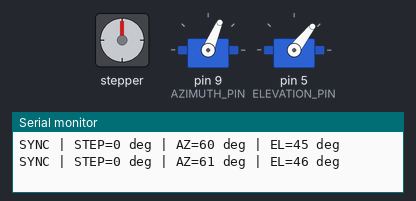
The sketch below on a simulated Arduino Uno, built with avr-gcc and run on an emulated ATmega328P. Parts: stepper motor, 2 × servo, the last lines printed to the serial monitor. Wiring (inferred from the names in the program): stepper motor (2048 steps per turn assumed): coils A0, A1, A2, A3.

Above: at 0.98 s.
At 5.8 s:
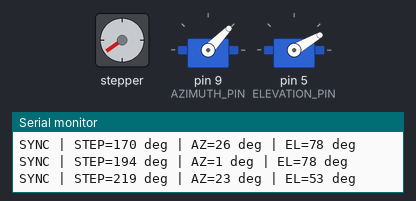
At 10.6 s:
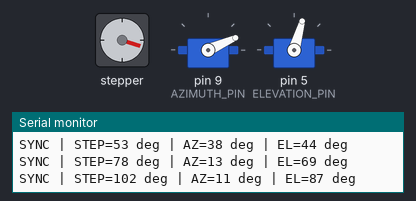
At 20.22 s:
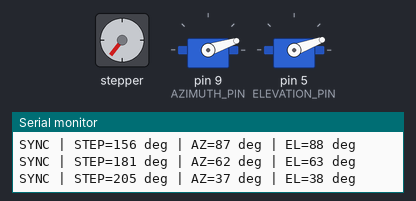
At 29.84 s:
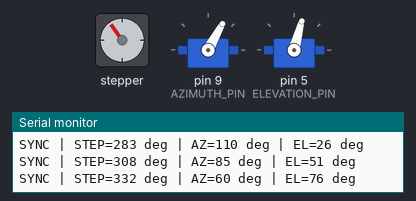
At 39.78 s:
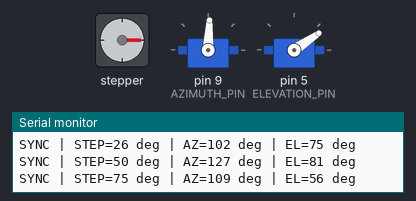
Timing chart, 0 to 40.0 s (numbered marks = the images above):
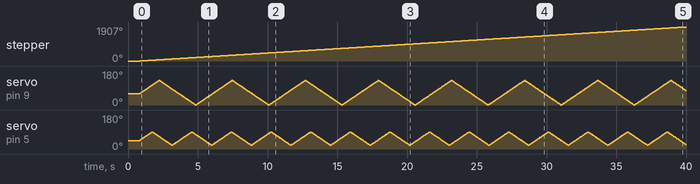

Measured:
- by itself, stepper: keeps turning clockwise at about 49°/s

The sketch:

10_stepper_dual_servo_sync_test.ino
```cpp
/*
  10_stepper_dual_servo_sync_test
  Synchronized motion test for:
  - 28BYJ-48 + ULN2003 stepper
  - Azimuth servo
  - Elevation servo
*/

#include <Servo.h>

#define STEPPER_IN1 A0
#define STEPPER_IN2 A1
#define STEPPER_IN3 A2
#define STEPPER_IN4 A3

#define AZIMUTH_PIN 9
#define ELEVATION_PIN 5

#define ZERO_AZIMUTH_ANGLE 60
#define ZERO_ELEVATION_ANGLE 45

#define AZIMUTH_MIN_ANGLE 0
#define AZIMUTH_MAX_ANGLE 130
#define ELEVATION_MIN_ANGLE 20
#define ELEVATION_MAX_ANGLE 90

const int stepperPins[4] = {STEPPER_IN1, STEPPER_IN2, STEPPER_IN3, STEPPER_IN4};
const int halfStepSequence[8][4] = {
  {1, 0, 0, 0},
  {1, 1, 0, 0},
  {0, 1, 0, 0},
  {0, 1, 1, 0},
  {0, 0, 1, 0},
  {0, 0, 1, 1},
  {0, 0, 0, 1},
  {1, 0, 0, 1}
};

const unsigned long STEPPER_INTERVAL_US = 1800;
const unsigned long SERVO_INTERVAL_MS = 20;
const unsigned long STATUS_INTERVAL_MS = 500;

Servo azimuthServo;
Servo elevationServo;

int stepIndex = 0;
long halfStepPosition = 0;
int stepperAngle = 0;

int currentAzimuth = ZERO_AZIMUTH_ANGLE;
int currentElevation = ZERO_ELEVATION_ANGLE;
int targetAzimuth = AZIMUTH_MAX_ANGLE;
int targetElevation = ELEVATION_MAX_ANGLE;

bool azimuthForward = true;
bool elevationForward = true;

unsigned long lastStepperUs = 0;
unsigned long lastServoMs = 0;
unsigned long lastStatusMs = 0;

void printIntro() {
  Serial.println(F("START: 10_stepper_dual_servo_sync_test"));
  Serial.println(F("PART: Stepper + Azimuth Servo + Elevation Servo"));
  Serial.println(F("PINS: Stepper=A0,A1,A2,A3 | Azimuth=D9 | Elevation=D5"));
  Serial.println(F("POWER: use external power for motors with shared GND"));
  Serial.println(F("MODE: all three motors move at the same time"));
  Serial.println(F("PASS CHECK: smooth synchronized motion, no resets, no hard vibration"));
  Serial.println(F("FAIL SYMPTOM: brownout, servo chatter, skipped steps, strong shaking"));
  Serial.println();
}

int wrapAngle360(int angle) {
  while (angle < 0) angle += 360;
  while (angle >= 360) angle -= 360;
  return angle;
}

void stepperOff() {
  for (int i = 0; i < 4; i++) {
    digitalWrite(stepperPins[i], LOW);
  }
}

void doHalfStepForward() {
  stepIndex++;
  if (stepIndex >= 8) stepIndex = 0;

  for (int i = 0; i < 4; i++) {
    digitalWrite(stepperPins[i], halfStepSequence[stepIndex][i]);
  }

  halfStepPosition++;
  if (halfStepPosition >= 4096L) halfStepPosition = 0;
  stepperAngle = wrapAngle360((int)((halfStepPosition * 360L) / 4096L));
}

void moveServosOneStep() {
  if (currentAzimuth < targetAzimuth) {
    currentAzimuth++;
    azimuthServo.write(currentAzimuth);
  } else if (currentAzimuth > targetAzimuth) {
    currentAzimuth--;
    azimuthServo.write(currentAzimuth);
  } else {
    azimuthForward = !azimuthForward;
    targetAzimuth = azimuthForward ? AZIMUTH_MAX_ANGLE : AZIMUTH_MIN_ANGLE;
  }

  if (currentElevation < targetElevation) {
    currentElevation++;
    elevationServo.write(currentElevation);
  } else if (currentElevation > targetElevation) {
    currentElevation--;
    elevationServo.write(currentElevation);
  } else {
    elevationForward = !elevationForward;
    targetElevation = elevationForward ? ELEVATION_MAX_ANGLE : ELEVATION_MIN_ANGLE;
  }
}

void printStatus() {
  Serial.print(F("SYNC | STEP="));
  Serial.print(stepperAngle);
  Serial.print(F(" deg | AZ="));
  Serial.print(currentAzimuth);
  Serial.print(F(" deg | EL="));
  Serial.print(currentElevation);
  Serial.println(F(" deg"));
}

void setup() {
  Serial.begin(115200);

  for (int i = 0; i < 4; i++) {
    pinMode(stepperPins[i], OUTPUT);
  }

  azimuthServo.attach(AZIMUTH_PIN);
  elevationServo.attach(ELEVATION_PIN);

  azimuthServo.write(currentAzimuth);
  elevationServo.write(currentElevation);
  stepperOff();

  delay(800);
  printIntro();
  printStatus();
}

void loop() {
  unsigned long nowUs = micros();
  if (nowUs - lastStepperUs >= STEPPER_INTERVAL_US) {
    lastStepperUs = nowUs;
    doHalfStepForward();
  }

  unsigned long nowMs = millis();
  if (nowMs - lastServoMs >= SERVO_INTERVAL_MS) {
    lastServoMs = nowMs;
    moveServosOneStep();
  }

  if (nowMs - lastStatusMs >= STATUS_INTERVAL_MS) {
    lastStatusMs = nowMs;
    printStatus();
  }
}
```
